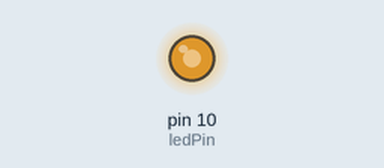
Recording of a sketch running on a simulated Arduino Uno, built with avr-gcc and run on an emulated ATmega328P. On the bench: output pins drawn as LEDs (lit = HIGH).

Above: at 0.05 s.
At 0.6 s:
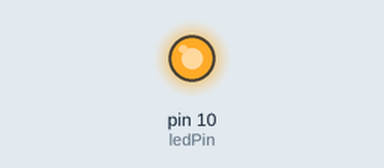
At 1.0 s:
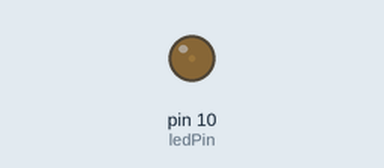
At 1.6 s:
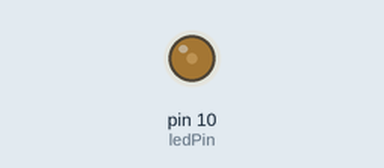
Timing chart, 0 to 3.7 s (numbered marks = the images above):
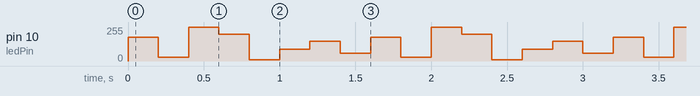

Measured:
- by itself, pin 10 (ledPin): repeats every 1.6 s: 30/255 0.20 s, 255/255 0.20 s, 200/255 0.20 s, 10/255 0.20 s, 90/255 0.20 s, 150/255 0.20 s, 60/255 0.20 s, 180/255 0.20 s

The sketch:

Parpadeo_led.ino
```cpp
int ledPin = 10; // Salida LED en el PIN 10
byte parpadeo[] = {180, 30, 255, 200, 10, 90, 150, 60}; // array de 8 valores diferentes
void setup(){
  pinMode(ledPin, OUTPUT); //configura la salida PIN 10 
}
void loop(){
  for(int i=0; i<8; i++)
  {
    analogWrite(ledPin, parpadeo[i]); // escribe en la salida PIN 10 el valor al que apunta i dentro del array parpadeo[]
    delay(200); // espera 200ms
  }
}
```
